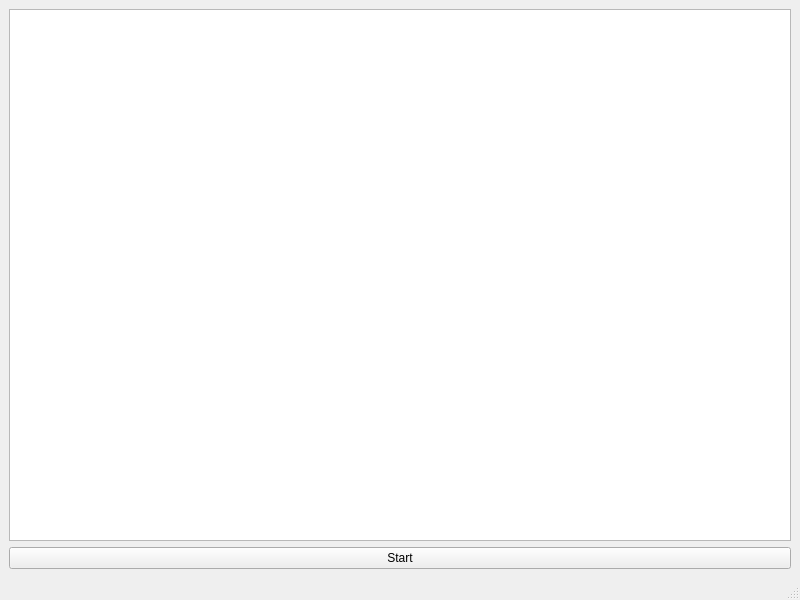
<?xml version="1.0" encoding="UTF-8"?>
<ui version="4.0">
 <class>MainWindow</class>
 <widget class="QMainWindow" name="MainWindow">
  <property name="geometry">
   <rect>
    <x>0</x>
    <y>0</y>
    <width>800</width>
    <height>600</height>
   </rect>
  </property>
  <property name="windowTitle">
   <string>MainWindow</string>
  </property>
  <widget class="QWidget" name="centralwidget">
   <layout class="QVBoxLayout" name="verticalLayout">
    <item>
     <widget class="QTextEdit" name="textEdit"/>
    </item>
    <item>
     <widget class="QPushButton" name="start">
      <property name="text">
       <string>Start</string>
      </property>
     </widget>
    </item>
   </layout>
  </widget>
  <widget class="QMenuBar" name="menubar">
   <property name="geometry">
    <rect>
     <x>0</x>
     <y>0</y>
     <width>800</width>
     <height>22</height>
    </rect>
   </property>
  </widget>
  <widget class="QStatusBar" name="statusbar"/>
 </widget>
 <resources/>
 <connections/>
</ui>
